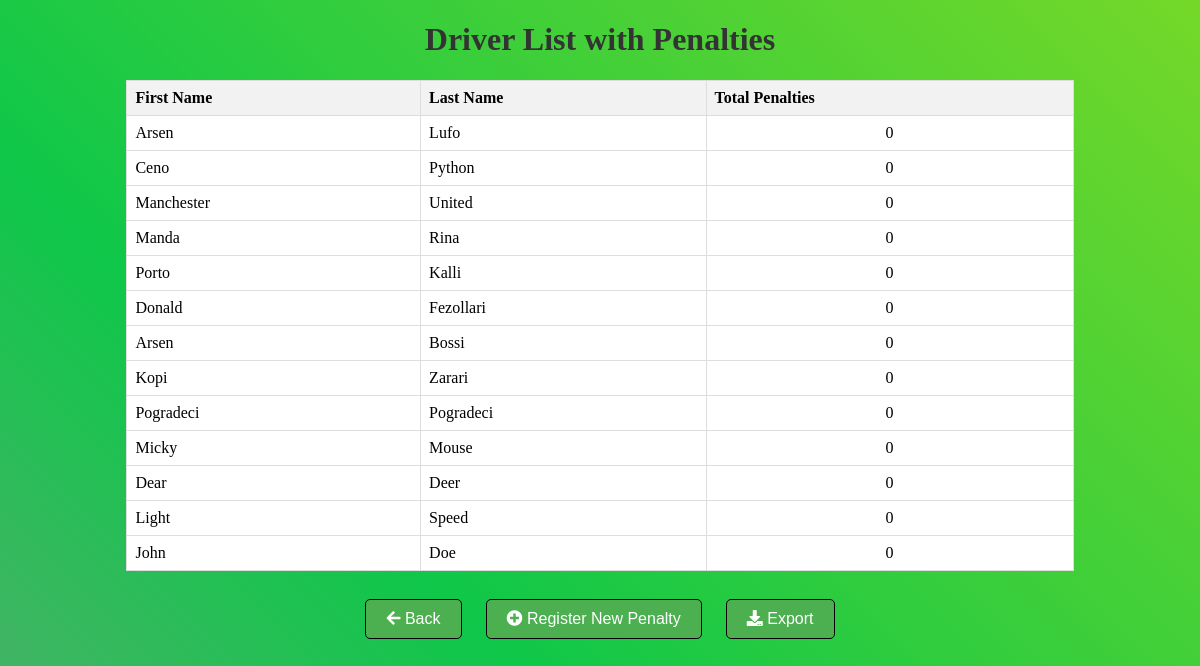
The page /driver_list/ (signed in) on the database as committed earlier.
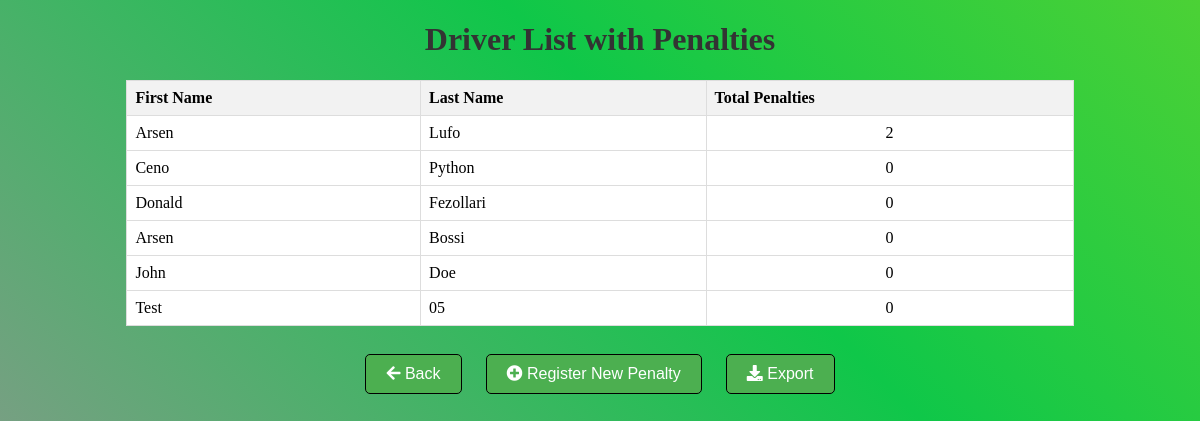
The same page on the database as committed later.
### DriversApp/models.py (models this page shows, shortened)
class TruckDriver(models.Model):
    first_name = models.CharField(max_length=50)
    last_name = models.CharField(max_length=50)
    birthday = models.DateField(default='2000-01-01')
    photo = models.ImageField(upload_to='driver_photos/', null=True, blank=True)
    email = models.EmailField(default='@example.com')
    phone_number = models.CharField(max_length=15)
    truck_license = models.CharField(max_length=100)
    health_document_expiration_date = models.DateField()
    driving_licence_expiration_date = models.DateField()
    driver_record_service_report_expiration_date = models.DateField(null=True, blank=True)
    health_document = models.FileField(upload_to='driver_files/', null=True, blank=True)
    driving_license = models.FileField(upload_to='driver_files/', null=True, blank=True)
    notified = models.BooleanField(default=False)
    health_document_notified = models.BooleanField(default=False)
    driver_report_notified = models.BooleanField(default=False)
    notified_date = models.DateTimeField(null=True, blank=True)
    health_document_notified_date = models.DateTimeField(null=True, blank=True)
    driver_report_notified_date = models.DateTimeField(null=True, blank=True)
    pdf_file = models.FileField(upload_to='pdfs/', null=True, blank=True)

### DriversApp/views.py (the view)
# urls.py: path('driver_list/', views.driver_list, name='driver_list'),
@cache_control(no_cache=True, must_revalidate=True, no_store=True, max_age=0)
@login_required
@csrf_exempt
def driver_list(request):
    drivers = TruckDriver.objects.all()
    for driver in drivers:
        drivers = TruckDriver.objects.annotate(total_penalties=Count('penalty')).order_by('-total_penalties')
    context = {
        'drivers': drivers,
    }
    return render(request, 'penalty_list.html', context)

### DriversApp/templates/penalty_list.html (shortened to what this page needs)
{% load static %}
<!DOCTYPE html>
<html lang="en">
<head>
    <link rel="stylesheet" href="{% static 'css/main.css' %}">
    <link rel="stylesheet" href="https://cdnjs.cloudflare.com/ajax/libs/font-awesome/5.15.3/css/all.min.css">
</head>
<body>
    <h1>Driver List with Penalties</h1>
    <table border="1">
        <thead>
            <tr>
                <th>First Name</th>
                <th>Last Name</th>
                <th>Total Penalties</th>
            </tr>
        </thead>
        <tbody>
            {% for driver in drivers %}
                <tr>
                    <td>{{ driver.first_name }}</td>
                    <td>{{ driver.last_name }}</td>
                    <td style="text-align: center" ><a href="{% url 'penalty_details' driver_id=driver.id %}">{{ driver.total_penalties }}</a></td>
                </tr>
            {% endfor %}
        </tbody>
    </table>
    <br><button><a href="{% url 'success_page' %}"><i class="fas fa-arrow-left"></i> Back</a></button>
    <button><a href="{% url 'register_penalty' %}"><i class="fas fa-plus-circle"></i> Register New Penalty</a></button>
    <button><a href="{% url 'export_penalties_csv' %}" class="btn btn-primary"><i class="fas fa-download"></i> Export</a></button>
</body>
</html>

### DriversApp/static/css/main.css (style rules this page uses)
body { justify-content: center; text-align: center; background: linear-gradient(45deg, #ff6cce, #0fc749, #c9e60d, #fdfef5); background-size: 400% 400%; background-repeat: no-repeat; animation: gradient 10s ease infinite; align-items: center; }
h1 { color: #333; }
button { margin: 10px; padding: 10px 20px; background-color: #4caf50; color: #fff; border: none; border-radius: 5px; cursor: pointer; font-size: 16px; text-decoration: none; transition: background-color 0.3s; border: 1px solid black; }
a { text-decoration: none; color: inherit; }
table { width: 80%; max-height: 400px; overflow-y: auto; border-collapse: collapse; margin: auto; background-color: white; }
th, td { border: 1px solid #dddddd; text-align: left; padding: 8px; }
th { background-color: #f2f2f2; }

Rows that differ between the two databases and show on the page:
removed TruckDriver: first_name "Manchester", last_name "United", total_penalties "0"
removed TruckDriver: first_name "Manda", last_name "Rina", total_penalties "0"
removed TruckDriver: first_name "Porto", last_name "Kalli", total_penalties "0"
removed TruckDriver: first_name "Kopi", last_name "Zarari", total_penalties "0"
removed TruckDriver: first_name "Pogradeci", last_name "Pogradeci", total_penalties "0"
removed TruckDriver: first_name "Micky", last_name "Mouse", total_penalties "0"
removed TruckDriver: first_name "Dear", last_name "Deer", total_penalties "0"
removed TruckDriver: first_name "Light", last_name "Speed", total_penalties "0"
changed TruckDriver "Lufo": total_penalties "0" → "2"
added TruckDriver: first_name "Test", last_name "05", total_penalties "0"
